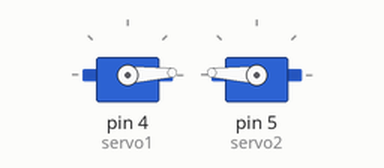
Recording of a sketch running on a simulated Arduino Uno, built with avr-gcc and run on an emulated ATmega328P. Shown: 2 × servo.

Above: at 0.05 s.
At 1.6 s:
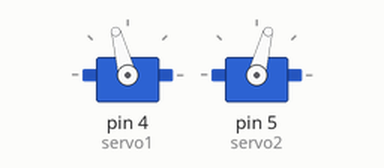
At 3.15 s:
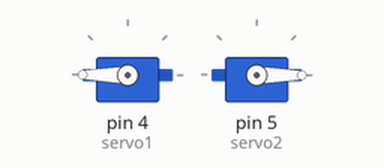
At 6.25 s:
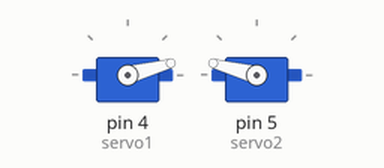
Timing chart, 0 to 9.7 s (numbered marks = the images above):
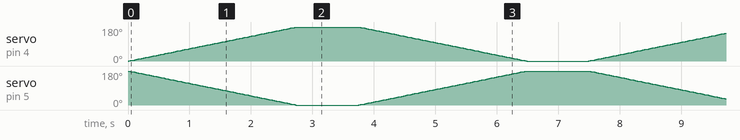

The sketch:

Servos.ino
```cpp
#include <Servo.h>

Servo servo1;
Servo servo2;

void setup() {
  servo1.attach(4);
  servo2.attach(5);
}

void loop() {
  for (int angle = 0; angle <= 180; angle++) {
    servo1.write(angle);
    servo2.write(180 - angle);
    delay(15);
  }

  delay(1000);

  for (int angle = 180; angle >= 0; angle--) {
    servo1.write(angle);
    servo2.write(180 - angle);
    delay(15);
  }

  delay(1000);
}
```
